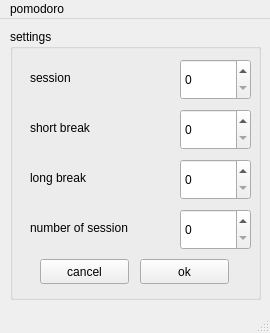
<?xml version="1.0" encoding="UTF-8"?>
<ui version="4.0">
 <class>MainWindow</class>
 <widget class="QMainWindow" name="MainWindow">
  <property name="geometry">
   <rect>
    <x>0</x>
    <y>0</y>
    <width>270</width>
    <height>333</height>
   </rect>
  </property>
  <property name="windowTitle">
   <string>pomodoro</string>
  </property>
  <widget class="QWidget" name="centralwidget">
   <widget class="QGroupBox" name="groupBox">
    <property name="geometry">
     <rect>
      <x>10</x>
      <y>10</y>
      <width>251</width>
      <height>271</height>
     </rect>
    </property>
    <property name="title">
     <string>settings</string>
    </property>
    <widget class="QSpinBox" name="spinBox_sessionTime">
     <property name="geometry">
      <rect>
       <x>170</x>
       <y>30</y>
       <width>71</width>
       <height>41</height>
      </rect>
     </property>
    </widget>
    <widget class="QSpinBox" name="spinBox_shortBreakTime">
     <property name="geometry">
      <rect>
       <x>170</x>
       <y>80</y>
       <width>71</width>
       <height>41</height>
      </rect>
     </property>
    </widget>
    <widget class="QSpinBox" name="spinBox_longBreakTime">
     <property name="geometry">
      <rect>
       <x>170</x>
       <y>130</y>
       <width>71</width>
       <height>41</height>
      </rect>
     </property>
    </widget>
    <widget class="QSpinBox" name="spinBox_NumberOfSessions">
     <property name="geometry">
      <rect>
       <x>170</x>
       <y>180</y>
       <width>71</width>
       <height>41</height>
      </rect>
     </property>
    </widget>
    <widget class="QPushButton" name="pushButton_okSettings">
     <property name="geometry">
      <rect>
       <x>130</x>
       <y>230</y>
       <width>89</width>
       <height>25</height>
      </rect>
     </property>
     <property name="text">
      <string>ok</string>
     </property>
    </widget>
    <widget class="QPushButton" name="pushButton_cancelSettings">
     <property name="geometry">
      <rect>
       <x>30</x>
       <y>230</y>
       <width>89</width>
       <height>25</height>
      </rect>
     </property>
     <property name="text">
      <string>cancel</string>
     </property>
    </widget>
    <widget class="QLabel" name="label_sessionTime">
     <property name="geometry">
      <rect>
       <x>20</x>
       <y>40</y>
       <width>141</width>
       <height>17</height>
      </rect>
     </property>
     <property name="text">
      <string>session</string>
     </property>
    </widget>
    <widget class="QLabel" name="label_shortBreakTime">
     <property name="geometry">
      <rect>
       <x>20</x>
       <y>90</y>
       <width>141</width>
       <height>17</height>
      </rect>
     </property>
     <property name="text">
      <string>short break</string>
     </property>
    </widget>
    <widget class="QLabel" name="label_longBreakTime">
     <property name="geometry">
      <rect>
       <x>20</x>
       <y>140</y>
       <width>141</width>
       <height>17</height>
      </rect>
     </property>
     <property name="text">
      <string>long break</string>
     </property>
    </widget>
    <widget class="QLabel" name="label_numberOfSessions">
     <property name="geometry">
      <rect>
       <x>20</x>
       <y>190</y>
       <width>141</width>
       <height>17</height>
      </rect>
     </property>
     <property name="text">
      <string>number of session</string>
     </property>
    </widget>
   </widget>
  </widget>
  <widget class="QMenuBar" name="menubar">
   <property name="geometry">
    <rect>
     <x>0</x>
     <y>0</y>
     <width>270</width>
     <height>22</height>
    </rect>
   </property>
   <widget class="QMenu" name="menupomodoro">
    <property name="title">
     <string>pomodoro</string>
    </property>
   </widget>
   <addaction name="menupomodoro"/>
  </widget>
  <widget class="QStatusBar" name="statusbar"/>
 </widget>
 <resources/>
 <connections/>
</ui>
